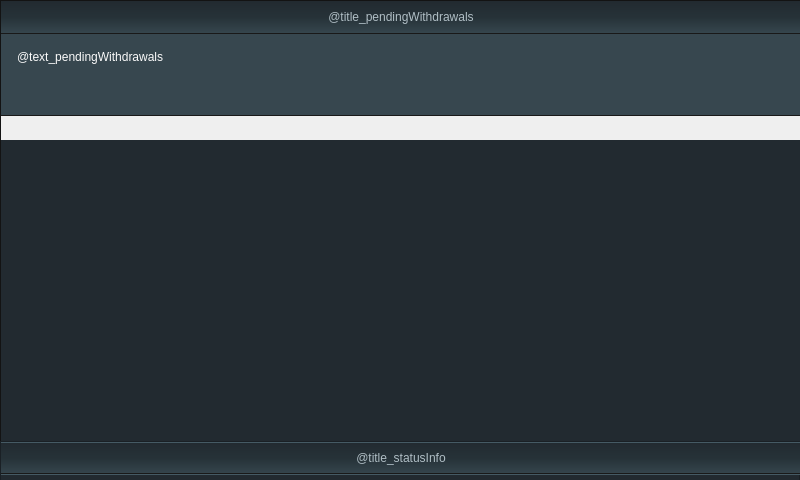
<?xml version="1.0" encoding="UTF-8"?>
<ui version="4.0">
 <class>PendingWithdrawals</class>
 <widget class="QFrame" name="PendingWithdrawals">
  <property name="geometry">
   <rect>
    <x>0</x>
    <y>0</y>
    <width>800</width>
    <height>480</height>
   </rect>
  </property>
  <property name="minimumSize">
   <size>
    <width>800</width>
    <height>480</height>
   </size>
  </property>
  <property name="maximumSize">
   <size>
    <width>800</width>
    <height>480</height>
   </size>
  </property>
  <property name="styleSheet">
   <string notr="true">.QFrame {
    background-color: #191919;
}

QLabel {
    color: #fafafa;
    font: 13px &quot;Open Sans&quot;;
}</string>
  </property>
  <property name="frameShape">
   <enum>QFrame::StyledPanel</enum>
  </property>
  <property name="frameShadow">
   <enum>QFrame::Raised</enum>
  </property>
  <widget class="QLabel" name="title_pendingWithdrawals">
   <property name="geometry">
    <rect>
     <x>1</x>
     <y>1</y>
     <width>800</width>
     <height>33</height>
    </rect>
   </property>
   <property name="minimumSize">
    <size>
     <width>800</width>
     <height>33</height>
    </size>
   </property>
   <property name="maximumSize">
    <size>
     <width>800</width>
     <height>33</height>
    </size>
   </property>
   <property name="styleSheet">
    <string notr="true">QLabel {
    font: 600 18px &quot;Open Sans&quot;;
color: #b0bec5;
	background-color: qlineargradient(spread:pad, x1:0, y1:1, x2:0, y2:0, stop:0 rgba(55, 71, 79, 255), stop:0.5 rgba(38, 50, 56, 255), stop:1 rgba(34, 42, 48, 255));
    border: none;
    border-bottom: 1px solid #191919;
}</string>
   </property>
   <property name="text">
    <string>@title_pendingWithdrawals</string>
   </property>
   <property name="alignment">
    <set>Qt::AlignCenter</set>
   </property>
  </widget>
  <widget class="QTableView" name="tableView">
   <property name="geometry">
    <rect>
     <x>1</x>
     <y>116</y>
     <width>800</width>
     <height>358</height>
    </rect>
   </property>
   <property name="minimumSize">
    <size>
     <width>800</width>
     <height>358</height>
    </size>
   </property>
   <property name="maximumSize">
    <size>
     <width>800</width>
     <height>358</height>
    </size>
   </property>
   <property name="styleSheet">
    <string notr="true">QTableView
{
    background-color: #222a30;
    alternate-background-color: #37474f;
   border: none;
}
QTableView::item:selected
{
    
    background-color: #cfd8dc;
    color: #191919;
}
QTableView::item
{
    min-height: 16px;
    max-height: 16px;
    font: 11px &quot;Open Sans&quot;;
    border-left: 1px hidden;
}

QHeaderView {
    min-height: 24px;
font: 11px &quot;Open Sans Semibold&quot;;
}

QHeaderView::section
{
     border-top: 1px solid #455a64;
border-left: 1px solid #455a64;
border-bottom: 1px solid #191919;
border-right: 1px solid #191919;
border-bottom-left-radius: 0px 1px;

    background-color: qlineargradient(spread:pad, x1:0, y1:1, x2:0, y2:0, stop:0 rgba(55, 71, 79, 255), stop:0.5 rgba(38, 50, 56, 255), stop:1 rgba(34, 42, 48, 255));
}

QHeaderView::section:hover{
background-color: qlineargradient(spread:pad, x1:0, y1:1, x2:0, y2:0, stop:0 rgba(34, 43, 49, 255), stop:0.95 rgba(131, 171, 190, 255), stop:1 rgba(131, 171, 190, 255));
}

QHeaderView::section:pressed{
	background-color: qlineargradient(spread:reflect, x1:0, y1:0, x2:0, y2:1, stop:0 rgba(1, 1, 1, 255), stop:0.162011 rgba(45, 45, 45, 255), stop:0.49162 rgba(19, 19, 19, 255), stop:1 rgba(37, 37, 37, 255));
} *{outline: 0;}
</string>
   </property>
   <property name="verticalScrollBarPolicy">
    <enum>Qt::ScrollBarAlwaysOff</enum>
   </property>
   <property name="horizontalScrollBarPolicy">
    <enum>Qt::ScrollBarAlwaysOff</enum>
   </property>
   <property name="alternatingRowColors">
    <bool>true</bool>
   </property>
   <property name="selectionMode">
    <enum>QAbstractItemView::NoSelection</enum>
   </property>
   <property name="selectionBehavior">
    <enum>QAbstractItemView::SelectRows</enum>
   </property>
   <property name="showGrid">
    <bool>false</bool>
   </property>
   <attribute name="horizontalHeaderDefaultSectionSize">
    <number>150</number>
   </attribute>
   <attribute name="verticalHeaderVisible">
    <bool>false</bool>
   </attribute>
   <attribute name="verticalHeaderDefaultSectionSize">
    <number>16</number>
   </attribute>
   <attribute name="verticalHeaderMinimumSectionSize">
    <number>16</number>
   </attribute>
  </widget>
  <widget class="QLabel" name="text_pendingWithdrawals">
   <property name="geometry">
    <rect>
     <x>1</x>
     <y>34</y>
     <width>800</width>
     <height>82</height>
    </rect>
   </property>
   <property name="minimumSize">
    <size>
     <width>800</width>
     <height>82</height>
    </size>
   </property>
   <property name="maximumSize">
    <size>
     <width>800</width>
     <height>82</height>
    </size>
   </property>
   <property name="styleSheet">
    <string notr="true">QLabel {
    font: 13px &quot;Open Sans&quot;;
    color: #fafafa;
    background-color: #37474f;
    border: none;
    border-bottom: 1px solid #191919;
    padding: 13px;
}
</string>
   </property>
   <property name="text">
    <string>@text_pendingWithdrawals</string>
   </property>
   <property name="alignment">
    <set>Qt::AlignLeading|Qt::AlignLeft|Qt::AlignTop</set>
   </property>
   <property name="wordWrap">
    <bool>true</bool>
   </property>
  </widget>
  <widget class="QFrame" name="frame_rules">
   <property name="geometry">
    <rect>
     <x>0</x>
     <y>441</y>
     <width>800</width>
     <height>204</height>
    </rect>
   </property>
   <property name="minimumSize">
    <size>
     <width>800</width>
     <height>204</height>
    </size>
   </property>
   <property name="maximumSize">
    <size>
     <width>800</width>
     <height>204</height>
    </size>
   </property>
   <property name="styleSheet">
    <string notr="true">.QFrame {
    background-color: #222a30;
}
</string>
   </property>
   <property name="frameShape">
    <enum>QFrame::StyledPanel</enum>
   </property>
   <property name="frameShadow">
    <enum>QFrame::Raised</enum>
   </property>
   <layout class="QVBoxLayout" name="verticalLayout" stretch="0,1">
    <property name="spacing">
     <number>0</number>
    </property>
    <property name="leftMargin">
     <number>0</number>
    </property>
    <property name="topMargin">
     <number>0</number>
    </property>
    <property name="rightMargin">
     <number>0</number>
    </property>
    <property name="bottomMargin">
     <number>0</number>
    </property>
    <item alignment="Qt::AlignTop">
     <widget class="QLabel" name="title_statusInfo">
      <property name="minimumSize">
       <size>
        <width>800</width>
        <height>33</height>
       </size>
      </property>
      <property name="maximumSize">
       <size>
        <width>800</width>
        <height>33</height>
       </size>
      </property>
      <property name="styleSheet">
       <string notr="true">QLabel {
    border-top: 1px solid #455a64;
    border-bottom: 2px solid qlineargradient(spread:pad, x1:0, y1:0, x2:0, y2:1, stop:0 rgba(25, 25, 25, 255), stop:0.495 rgba(25, 25, 25, 255), stop:0.505 rgba(69, 90, 100, 255), stop:1 rgba(69, 90, 100, 255));

    font: 600 18px &quot;Open Sans&quot;;
color: #b0bec5;
	background-color: qlineargradient(spread:pad, x1:0, y1:1, x2:0, y2:0, stop:0 rgba(55, 71, 79, 255), stop:0.5 rgba(38, 50, 56, 255), stop:1 rgba(34, 42, 48, 255));
}</string>
      </property>
      <property name="text">
       <string>@title_statusInfo</string>
      </property>
      <property name="alignment">
       <set>Qt::AlignCenter</set>
      </property>
      <widget class="QToolButton" name="bttn_popup">
       <property name="geometry">
        <rect>
         <x>770</x>
         <y>10</y>
         <width>16</width>
         <height>14</height>
        </rect>
       </property>
       <property name="minimumSize">
        <size>
         <width>16</width>
         <height>14</height>
        </size>
       </property>
       <property name="maximumSize">
        <size>
         <width>16</width>
         <height>14</height>
        </size>
       </property>
       <property name="styleSheet">
        <string notr="true">QAbstractButton {
    background-color: #37474f;
    font: 11px &quot;Open Sans&quot;;
    color: #b0bec5;
    border: none;
    subcontrol-position: right;
    background-clip: margin;
	background-position: center bottom;
	background-attachment: fixed;
    background-origin: content;
    background-repeat: no-repeat;
    background-image: url(:/textures/Common/Tournament/bttn1x2_satellite_arrow.png);
    margin-top: 3px;
    margin-bottom: 3px;
}

QAbstractButton:!checked:pressed {
    margin-top: 4px;
    margin-bottom: 2px;
}

QAbstractButton:checked:pressed {
    margin-top: 2px;
    margin-bottom: 2px;
}

QAbstractButton {
    background-color: transparent;
    color: transparent;
}
QAbstractButton:checked {
    background-position: center top;
    margin-top: 1px;
    margin-bottom: 3px;
}
</string>
       </property>
       <property name="checkable">
        <bool>true</bool>
       </property>
       <property name="checked">
        <bool>true</bool>
       </property>
      </widget>
     </widget>
    </item>
    <item>
     <widget class="QLabel" name="label">
      <property name="styleSheet">
       <string notr="true">QLabel {
    padding: 17px 15px 13px 25px;
    font: 11px &quot;Open Sans&quot;;
}</string>
      </property>
      <property name="text">
       <string>@richtext_statusinfo</string>
      </property>
      <property name="alignment">
       <set>Qt::AlignLeading|Qt::AlignLeft|Qt::AlignTop</set>
      </property>
      <property name="wordWrap">
       <bool>true</bool>
      </property>
     </widget>
    </item>
   </layout>
  </widget>
 </widget>
 <resources>
  <include location="../../../poker_client/data/resources.qrc"/>
 </resources>
 <connections>
  <connection>
   <sender>bttn_popup</sender>
   <signal>toggled(bool)</signal>
   <receiver>PendingWithdrawals</receiver>
   <slot>popupInfo(bool)</slot>
   <hints>
    <hint type="sourcelabel">
     <x>783</x>
     <y>459</y>
    </hint>
    <hint type="destinationlabel">
     <x>808</x>
     <y>410</y>
    </hint>
   </hints>
  </connection>
 </connections>
 <slots>
  <slot>popupInfo(bool)</slot>
 </slots>
</ui>
